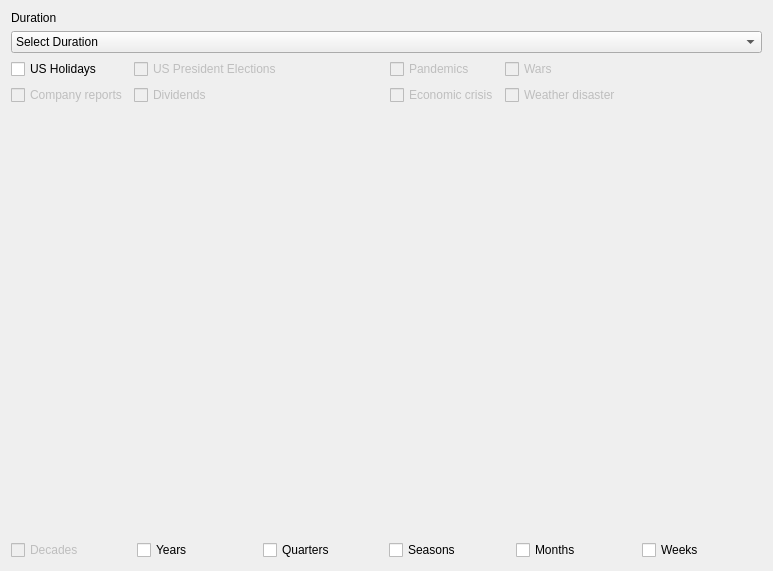
<?xml version="1.0" encoding="UTF-8"?>
<ui version="4.0">
 <class>Form</class>
 <widget class="QWidget" name="Form">
  <property name="geometry">
   <rect>
    <x>0</x>
    <y>0</y>
    <width>773</width>
    <height>571</height>
   </rect>
  </property>
  <property name="sizePolicy">
   <sizepolicy hsizetype="Preferred" vsizetype="Fixed">
    <horstretch>0</horstretch>
    <verstretch>0</verstretch>
   </sizepolicy>
  </property>
  <property name="windowTitle">
   <string>Form</string>
  </property>
  <layout class="QGridLayout" name="gridLayout_2">
   <item row="4" column="0" colspan="2">
    <layout class="QHBoxLayout" name="horizontalLayout_2">
     <item>
      <widget class="QCheckBox" name="decadesCheckbox">
       <property name="enabled">
        <bool>false</bool>
       </property>
       <property name="text">
        <string>Decades</string>
       </property>
      </widget>
     </item>
     <item>
      <widget class="QCheckBox" name="yearsCheckbox">
       <property name="text">
        <string>Years</string>
       </property>
      </widget>
     </item>
     <item>
      <widget class="QCheckBox" name="quartersCheckbox">
       <property name="text">
        <string>Quarters</string>
       </property>
      </widget>
     </item>
     <item>
      <widget class="QCheckBox" name="seasonsCheckbox">
       <property name="text">
        <string>Seasons</string>
       </property>
      </widget>
     </item>
     <item>
      <widget class="QCheckBox" name="monthsCheckbox">
       <property name="text">
        <string>Months</string>
       </property>
      </widget>
     </item>
     <item>
      <widget class="QCheckBox" name="weeksCheckbox">
       <property name="text">
        <string>Weeks</string>
       </property>
      </widget>
     </item>
    </layout>
   </item>
   <item row="6" column="0" colspan="2">
    <layout class="QGridLayout" name="chartBox">
     <property name="sizeConstraint">
      <enum>QLayout::SetMaximumSize</enum>
     </property>
    </layout>
   </item>
   <item row="3" column="1">
    <layout class="QFormLayout" name="formLayout_2">
     <property name="sizeConstraint">
      <enum>QLayout::SetMaximumSize</enum>
     </property>
     <item row="0" column="0">
      <widget class="QCheckBox" name="checkBox_3">
       <property name="enabled">
        <bool>false</bool>
       </property>
       <property name="text">
        <string>Pandemics</string>
       </property>
      </widget>
     </item>
     <item row="0" column="1">
      <widget class="QCheckBox" name="checkBox_4">
       <property name="enabled">
        <bool>false</bool>
       </property>
       <property name="text">
        <string>Wars</string>
       </property>
      </widget>
     </item>
     <item row="1" column="0">
      <widget class="QCheckBox" name="checkBox_5">
       <property name="enabled">
        <bool>false</bool>
       </property>
       <property name="text">
        <string>Economic crisis</string>
       </property>
      </widget>
     </item>
     <item row="1" column="1">
      <widget class="QCheckBox" name="checkBox_7">
       <property name="enabled">
        <bool>false</bool>
       </property>
       <property name="text">
        <string>Weather disaster</string>
       </property>
      </widget>
     </item>
    </layout>
   </item>
   <item row="3" column="0">
    <layout class="QFormLayout" name="formLayout">
     <item row="0" column="0">
      <widget class="QCheckBox" name="usHolidaysCheckBox">
       <property name="text">
        <string>US Holidays</string>
       </property>
      </widget>
     </item>
     <item row="0" column="1">
      <widget class="QCheckBox" name="checkBox_2">
       <property name="enabled">
        <bool>false</bool>
       </property>
       <property name="text">
        <string>US President Elections</string>
       </property>
      </widget>
     </item>
     <item row="1" column="0">
      <widget class="QCheckBox" name="checkBox_6">
       <property name="enabled">
        <bool>false</bool>
       </property>
       <property name="text">
        <string>Company reports</string>
       </property>
      </widget>
     </item>
     <item row="1" column="1">
      <widget class="QCheckBox" name="checkBox">
       <property name="enabled">
        <bool>false</bool>
       </property>
       <property name="text">
        <string>Dividends</string>
       </property>
      </widget>
     </item>
    </layout>
   </item>
   <item row="0" column="0" colspan="2">
    <layout class="QHBoxLayout" name="horizontalLayout">
     <item>
      <layout class="QVBoxLayout" name="verticalLayout_2">
       <item>
        <widget class="QLabel" name="label_2">
         <property name="sizePolicy">
          <sizepolicy hsizetype="Fixed" vsizetype="Fixed">
           <horstretch>0</horstretch>
           <verstretch>0</verstretch>
          </sizepolicy>
         </property>
         <property name="text">
          <string>Duration</string>
         </property>
        </widget>
       </item>
       <item>
        <widget class="QComboBox" name="durationComboBox">
         <property name="sizePolicy">
          <sizepolicy hsizetype="Preferred" vsizetype="Fixed">
           <horstretch>0</horstretch>
           <verstretch>0</verstretch>
          </sizepolicy>
         </property>
         <property name="currentText">
          <string>Select Duration</string>
         </property>
         <item>
          <property name="text">
           <string>Select Duration</string>
          </property>
         </item>
         <item>
          <property name="text">
           <string>All</string>
          </property>
         </item>
         <item>
          <property name="text">
           <string>20 years</string>
          </property>
         </item>
         <item>
          <property name="text">
           <string>10 years</string>
          </property>
         </item>
         <item>
          <property name="text">
           <string>5 years</string>
          </property>
         </item>
         <item>
          <property name="text">
           <string>1 year</string>
          </property>
         </item>
         <item>
          <property name="text">
           <string>1 quarter</string>
          </property>
         </item>
         <item>
          <property name="text">
           <string>1 month</string>
          </property>
         </item>
         <item>
          <property name="text">
           <string>1 week</string>
          </property>
         </item>
        </widget>
       </item>
      </layout>
     </item>
    </layout>
   </item>
   <item row="5" column="0" colspan="2">
    <layout class="QGridLayout" name="returnsChartBox"/>
   </item>
  </layout>
 </widget>
 <resources/>
 <connections/>
</ui>
